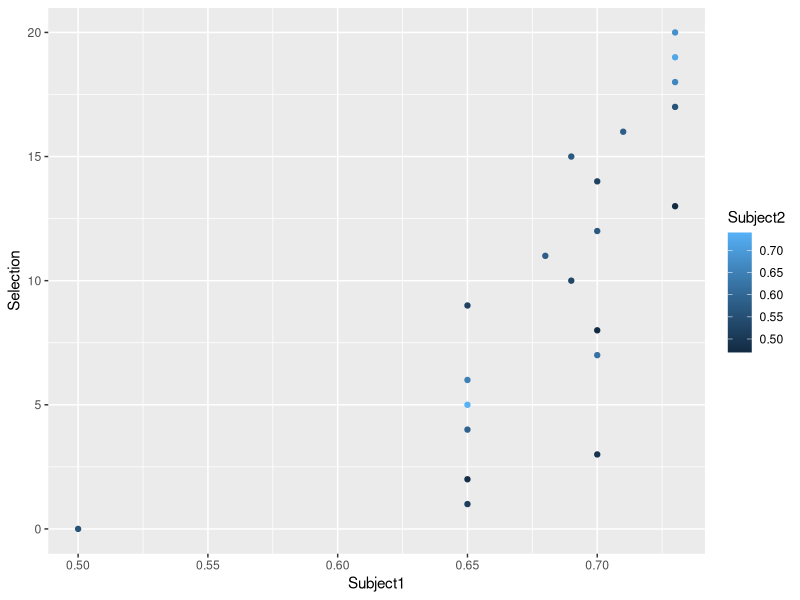

Generate this figure with R:
library(ggplot2)
Selection <- 0:20
Subject1 <- c(0.50,0.65,0.65,0.70,0.65,0.65,0.65,0.70,0.70,0.65,0.69,0.68,0.70,0.73,0.70,0.69,0.71,0.73,0.73,0.73,0.73)
Subject2 <- c(0.56,0.51,0.48,0.49,0.59,0.74,0.65,0.62,0.47,0.52,0.53,0.58,0.57,0.47,0.52,0.57,0.58,0.56,0.66,0.72,0.68)
Subject3 <- c(0.50,0.53,0.58,0.58,0.58,0.68,0.68,0.68,0.68,0.68,0.73,0.73,0.73,0.73,0.73,0.73,0.73,0.73,0.73,0.73,0.79)
Subject4 <- c(0.50,0.55,0.60,0.60,0.70,0.75,0.70,0.75,0.80,0.85,0.90,0.89,0.90,0.96,0.95,0.94,0.95,0.96,0.97,0.98,0.99)
Subject5 <- c(0.65,0.65,0.65,0.64,0.64,0.65,0.65,0.66,0.66,0.61,0.61,0.60,0.61,0.61,0.60,0.35,0.65,0.65,0.65,0.30,0.65)
Subject6 <- c(0.50,0.65,0.67,0.70,0.75,0.30,0.25,0.70,0.70,0.30,0.40,0.40,0.40,0.65,0.35,0.35,0.70,0.70,0.70,0.30,0.65)
Subject7 <- c(0.60,0.65,0.68,0.84,0.84,0.86,0.85,0.85,0.85,0.81,0.81,0.81,0.81,0.81,0.81,0.81,0.79,0.79,0.79,0.69,0.69)
Subject8 <- c(0.50,0.60,0.72,0.62,0.77,0.67,0.62,0.67,0.72,0.67,0.72,0.67,0.72,0.77,0.72,0.72,0.72,0.77,0.82,0.77,0.82)
myData <- data.frame(Selection, Subject1, Subject2, Subject3, Subject4, Subject5, Subject6, Subject7, Subject8)
View(myData)
str(myData)
summary(myData)
names(myData)
ggplot(myData, aes(x=Subject1, y=Selection, color=Subject2)) + geom_point()
